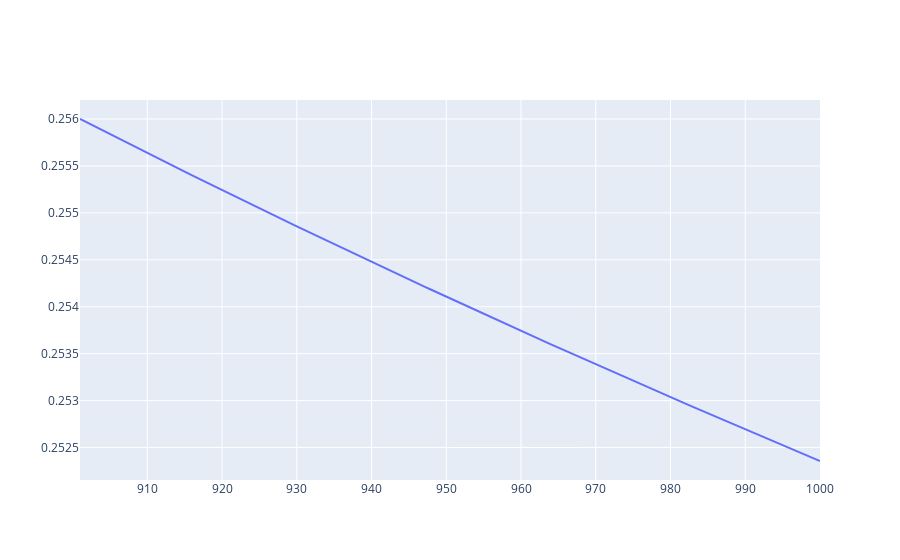

Notebook source saved alongside this figure:
### Code cell
losses = pd.DataFrame(sorting_hat.losses)
fig = go.Figure()
fig.add_trace(go.Line(x = losses['step'][-100:], y = losses['train_loss'][-100:]))
fig.show()
